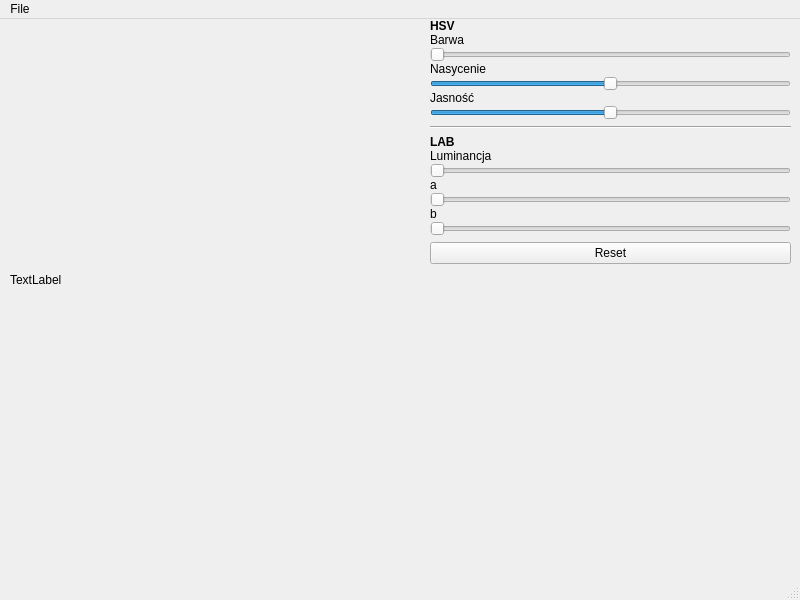
<?xml version="1.0" encoding="UTF-8"?>
<ui version="4.0">
 <class>MainWindow</class>
 <widget class="QMainWindow" name="MainWindow">
  <property name="geometry">
   <rect>
    <x>0</x>
    <y>0</y>
    <width>800</width>
    <height>600</height>
   </rect>
  </property>
  <property name="windowTitle">
   <string>MainWindow</string>
  </property>
  <widget class="QWidget" name="centralwidget">
   <widget class="QWidget" name="horizontalLayoutWidget">
    <property name="geometry">
     <rect>
      <x>10</x>
      <y>0</y>
      <width>781</width>
      <height>521</height>
     </rect>
    </property>
    <layout class="QHBoxLayout" name="central_box">
     <item>
      <widget class="QLabel" name="img_label">
       <property name="text">
        <string>TextLabel</string>
       </property>
      </widget>
     </item>
     <item>
      <spacer name="horizontalSpacer">
       <property name="orientation">
        <enum>Qt::Horizontal</enum>
       </property>
       <property name="sizeHint" stdset="0">
        <size>
         <width>40</width>
         <height>20</height>
        </size>
       </property>
      </spacer>
     </item>
     <item>
      <layout class="QVBoxLayout" name="color_transforms">
       <item>
        <layout class="QVBoxLayout" name="hsv_section">
         <property name="spacing">
          <number>0</number>
         </property>
         <item>
          <widget class="QLabel" name="label">
           <property name="font">
            <font>
             <bold>true</bold>
            </font>
           </property>
           <property name="text">
            <string>HSV</string>
           </property>
          </widget>
         </item>
         <item>
          <widget class="QLabel" name="label_3">
           <property name="text">
            <string>Barwa</string>
           </property>
          </widget>
         </item>
         <item>
          <widget class="QSlider" name="hue_slider">
           <property name="maximum">
            <number>359</number>
           </property>
           <property name="orientation">
            <enum>Qt::Horizontal</enum>
           </property>
          </widget>
         </item>
         <item>
          <widget class="QLabel" name="label_4">
           <property name="text">
            <string>Nasycenie</string>
           </property>
          </widget>
         </item>
         <item>
          <widget class="QSlider" name="saturation_slider">
           <property name="minimum">
            <number>-100</number>
           </property>
           <property name="maximum">
            <number>100</number>
           </property>
           <property name="orientation">
            <enum>Qt::Horizontal</enum>
           </property>
          </widget>
         </item>
         <item>
          <widget class="QLabel" name="label_5">
           <property name="text">
            <string>Jasność</string>
           </property>
          </widget>
         </item>
         <item>
          <widget class="QSlider" name="value_slider">
           <property name="minimum">
            <number>-100</number>
           </property>
           <property name="maximum">
            <number>100</number>
           </property>
           <property name="value">
            <number>0</number>
           </property>
           <property name="orientation">
            <enum>Qt::Horizontal</enum>
           </property>
          </widget>
         </item>
        </layout>
       </item>
       <item>
        <widget class="Line" name="line">
         <property name="orientation">
          <enum>Qt::Horizontal</enum>
         </property>
        </widget>
       </item>
       <item>
        <layout class="QVBoxLayout" name="lab_section">
         <property name="spacing">
          <number>0</number>
         </property>
         <item>
          <widget class="QLabel" name="label_2">
           <property name="font">
            <font>
             <bold>true</bold>
            </font>
           </property>
           <property name="text">
            <string>LAB</string>
           </property>
          </widget>
         </item>
         <item>
          <widget class="QLabel" name="label_6">
           <property name="text">
            <string>Luminancja</string>
           </property>
          </widget>
         </item>
         <item>
          <widget class="QSlider" name="l_slider">
           <property name="orientation">
            <enum>Qt::Horizontal</enum>
           </property>
          </widget>
         </item>
         <item>
          <widget class="QLabel" name="label_7">
           <property name="text">
            <string>a</string>
           </property>
          </widget>
         </item>
         <item>
          <widget class="QSlider" name="a_slider">
           <property name="orientation">
            <enum>Qt::Horizontal</enum>
           </property>
          </widget>
         </item>
         <item>
          <widget class="QLabel" name="label_8">
           <property name="text">
            <string>b</string>
           </property>
          </widget>
         </item>
         <item>
          <widget class="QSlider" name="b_slider">
           <property name="orientation">
            <enum>Qt::Horizontal</enum>
           </property>
          </widget>
         </item>
        </layout>
       </item>
       <item>
        <widget class="QPushButton" name="reset_button">
         <property name="text">
          <string>Reset</string>
         </property>
        </widget>
       </item>
       <item>
        <spacer name="verticalSpacer">
         <property name="orientation">
          <enum>Qt::Vertical</enum>
         </property>
         <property name="sizeHint" stdset="0">
          <size>
           <width>20</width>
           <height>40</height>
          </size>
         </property>
        </spacer>
       </item>
      </layout>
     </item>
    </layout>
   </widget>
  </widget>
  <widget class="QMenuBar" name="menubar">
   <property name="geometry">
    <rect>
     <x>0</x>
     <y>0</y>
     <width>800</width>
     <height>25</height>
    </rect>
   </property>
   <widget class="QMenu" name="menuFile">
    <property name="title">
     <string>File</string>
    </property>
    <addaction name="actionOpen"/>
    <addaction name="actionExit"/>
   </widget>
   <addaction name="menuFile"/>
  </widget>
  <widget class="QStatusBar" name="statusbar"/>
  <action name="actionOpen">
   <property name="text">
    <string>Open</string>
   </property>
  </action>
  <action name="actionExit">
   <property name="text">
    <string>Exit</string>
   </property>
  </action>
 </widget>
 <resources/>
 <connections>
  <connection>
   <sender>actionExit</sender>
   <signal>triggered()</signal>
   <receiver>MainWindow</receiver>
   <slot>close()</slot>
   <hints>
    <hint type="sourcelabel">
     <x>-1</x>
     <y>-1</y>
    </hint>
    <hint type="destinationlabel">
     <x>399</x>
     <y>299</y>
    </hint>
   </hints>
  </connection>
 </connections>
</ui>
